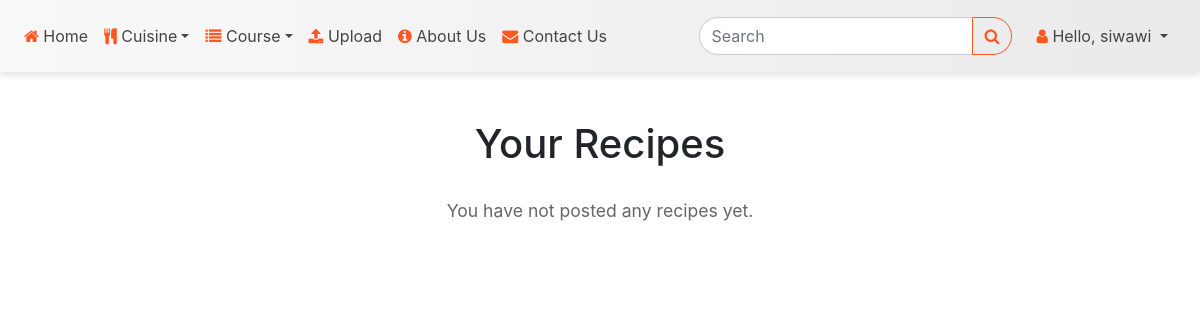
Page /modules/manage_recipes.php (signed in) on the earlier database version.
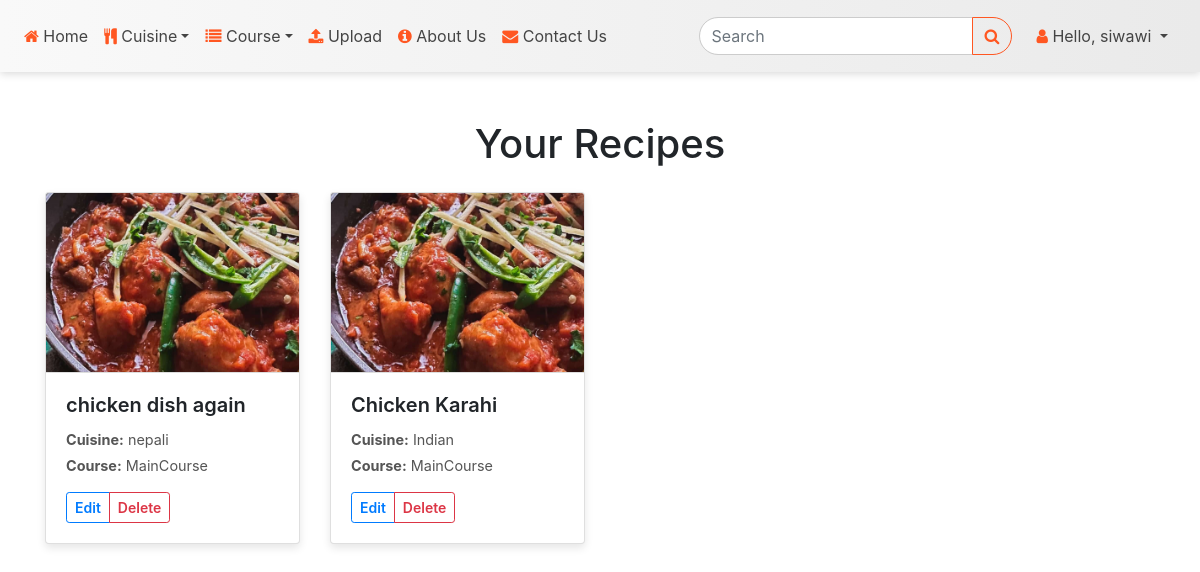
Same page on the later database version.
### tables this page shows
CREATE TABLE `videos` (
  `id` int(11) NOT NULL,
  `dname` varchar(30) NOT NULL,
  `cusine` varchar(20) NOT NULL,
  `course` varchar(20) NOT NULL,
  `videol` varchar(100) NOT NULL,
  `recepie` varchar(10000) NOT NULL,
  `description` varchar(1000) NOT NULL,
  `image` varchar(500) NOT NULL,
  `name` varchar(500) NOT NULL,
  `user_id` int(11) NOT NULL
);

### modules/manage_recipes.php (the view, shortened to what this page needs)
<?php
include_once(__DIR__ . '/../assets/php/connection.php');
$userId = $_SESSION['id'];
$sql = "SELECT id, dname, cusine, course, image FROM videos WHERE user_id = ?";
$stmt = $conn->prepare($sql);
$stmt->bind_param("i", $userId);
$stmt->execute();
$result = $stmt->get_result();
?>
<!DOCTYPE html>
<html lang="en">
<head>
</head>
<body>
  <?php include(__DIR__ . '/navbar.php'); ?>
  <div class="container mt-5">
    <h1 class="mb-4 text-center">Your Recipes</h1>
    <?php if ($result->num_rows === 0): ?>
      <p class="no-recipes">You have not posted any recipes yet.</p>
    <?php else: ?>
      <div class="row">
        <?php while ($recipe = $result->fetch_assoc()): ?>
          <div class="col-sm-6 col-md-4 col-lg-3 mb-4">
            <div class="card">
              <?php if ($recipe['image']): ?>
                <img src="<?php echo htmlspecialchars($recipe['image']); ?>" class="card-img-top" alt="Recipe Image">
              <?php else: ?>
                <img src="<?php echo BASE_URL; ?>assets/img/default-recipe.png" class="card-img-top" alt="Default Image">
              <?php endif; ?>
              <div class="card-body d-flex flex-column">
                <h5 class="card-title"><?php echo htmlspecialchars($recipe['dname']); ?></h5>
                <p class="card-text mb-1"><strong>Cuisine:</strong> <?php echo htmlspecialchars($recipe['cusine']); ?></p>
                <p class="card-text mb-3"><strong>Course:</strong> <?php echo htmlspecialchars($recipe['course']); ?></p>
                <div class="btn-group mt-auto" role="group">
                    <a href="<?php echo BASE_URL . 'modules/edit_recipe.php?id=' . $recipe['id']; ?>" class="btn btn-sm btn-outline-primary" title="Edit">
                        Edit
                    </a>
                    <a href="<?php echo BASE_URL . 'modules/delete_recipe.php?id=' . $recipe['id']; ?>" class="btn btn-sm btn-outline-danger" onclick="return confirm('Are you sure you want to delete this recipe?');" title="Delete">
                        Delete
                    </a>
                </div>
              </div>
            </div>
          </div>
        <?php endwhile; ?>
      </div>
    <?php endif; ?>
  </div>
</body>
</html>

Differences in the rows shown:
added videos: image (picture), dname "chicken dish again", cusine "nepali", course "MainCourse"
added videos: image (picture), dname "Chicken Karahi", cusine "Indian", course "MainCourse"
Other differences:
text no longer shown: "You have not posted any recipes yet."
